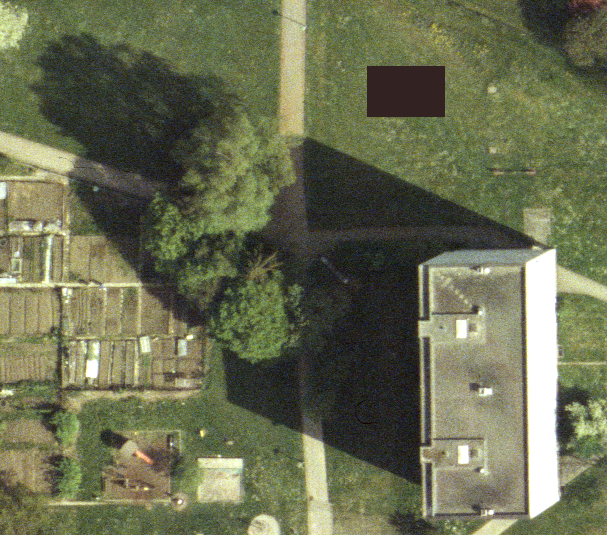
//> input picture 实习数据/第三部分 阴影检测/Color.bmp, 607 x 535 px
$ ./源   (built with g++ and OpenCV 4)
//> lines starting //> are read from the running program, lines starting //| are printed output that depends on the picture; after the words box and inside, x2 and y2 are one past the last pixel; in counts of white or black regions, pixels touching at a corner belong together
#include <iostream>
#include <opencv2/core/core.hpp>
#include <opencv2/highgui/highgui.hpp>
#include <opencv2/imgproc/imgproc.hpp>
#include<math.h>
#include<algorithm>

#define Pi 3.1415926

#define T1  80  //类间最大误差法调高的阈值 用作HSV去噪
#define T2  40  //类间最大误差法调高的阈值 用作C1C2C3去噪

#define HSV 0              //用于不同type进行相似的函数操作
#define C1C2C3 1

using namespace std;
using namespace cv;

void Rgb2Hsv(Mat r, Mat g, Mat b,Mat *h,Mat *s,Mat *v);  //HSV空间转换
Mat Shadow(Mat h, Mat s, Mat v);                         //HSV阴影识别
Mat CCC(Mat r, Mat g, Mat b);                           // C1C2C3空间转换
Mat Segment(Mat img,int type);                          //二值化处理
void Merge(Mat img,int type);                          //小面积去除 大面积合并

int main()
{
	Mat img = imread("../../../实习数据/第三部分 阴影检测/Color.bmp");
//> img is the input picture: 535 rows x 607 cols, CV_8UC3; mean B, G, R 81, 109.6, 105.7

	vector<Mat> channel;
	split(img, channel);        //channel  B G R

	Mat h(img.size(),CV_64FC1), s(img.size(), CV_64FC1), v(img.size(), CV_64FC1);


	Rgb2Hsv(channel[2], channel[1], channel[0], &h, &s, &v);

	Mat M=Shadow(h, s, v);
	Mat M_binary = Segment(M,HSV);    //最大类间误差法分割
	Merge(M_binary, HSV);

	Mat C = CCC(channel[2], channel[1], channel[0]);
	Mat C_binary = Segment(C,C1C2C3);    //最大类间误差法分割
	Merge(C_binary, C1C2C3);

	return 0;
}


void Rgb2Hsv(Mat r, Mat g, Mat b, Mat *h, Mat *s, Mat *v)
{
	r.convertTo(r, CV_64FC1);
	g.convertTo(g, CV_64FC1);
	b.convertTo(b, CV_64FC1);

	Mat temp1(r.size(),CV_64FC1),temp2(r.size(),CV_64FC1);

	//  V=1/3 *(R+G+B)
	add(r, g, temp1);
	add(temp1, b, temp1);
	divide(temp1, 3, *v);

	//  S=1-min(R,G,B)/V
	for(int i=0;i<r.rows;i++)
		for (int j = 0; j < r.cols; j++)
		{
			double val =0;
			val = min(r.at<double>(i, j),g.at<double>(i, j));
			temp2.at<double>(i, j) = min(val, b.at<double>(i, j));
		}

	divide(temp2, *v, temp2);
	subtract(1, temp2, *s);


	//  H = θ   360-θ
	for(int i=0;i<r.rows;i++)
		for (int j = 0; j < r.cols; j++)
		{
			double valr = r.at<double>(i, j);
			double valg = g.at<double>(i, j);
			double valb = b.at<double>(i, j);

			if (valb <= valg)
			{
				h->at<double>(i, j) = 180 / Pi * acos(0.5*(valr - valg + valr - valb)
					                  / sqrt((valr - valg)*(valr - valg) + (valr - valb)*(valg - valb)));
			}
			else
			{
				h->at<double>(i, j) = 360-180 / Pi * acos(0.5*(valr - valg + valr - valb)
					                  / sqrt((valr - valg)*(valr - valg) + (valr - valb)*(valg - valb)));
			}

		}
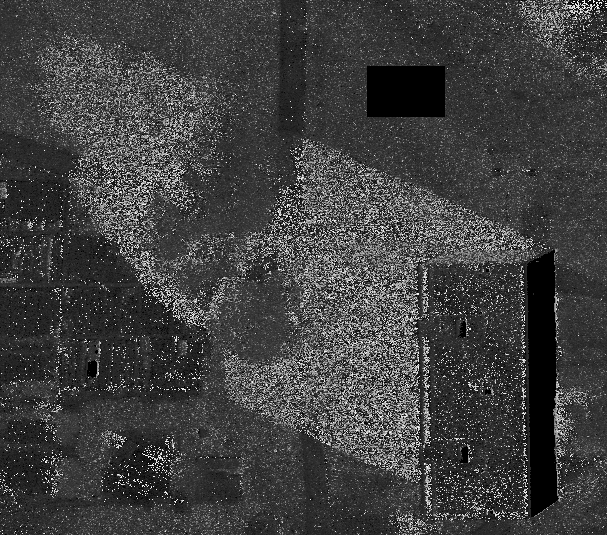
//> h: 535 rows x 607 cols, CV_64FC1; 2.22% of the values are NaN or infinite; the others: min 0, max 359.1, mean 92.24; drawn with min black, max white, NaN and infinite black


}

Mat Shadow(Mat h, Mat s, Mat v)
{
	Mat M;

	Mat res1, res2;  // 分子分母

	subtract(s, v, res1);
	add(h, s, res2);
	add(res2, v, res2);
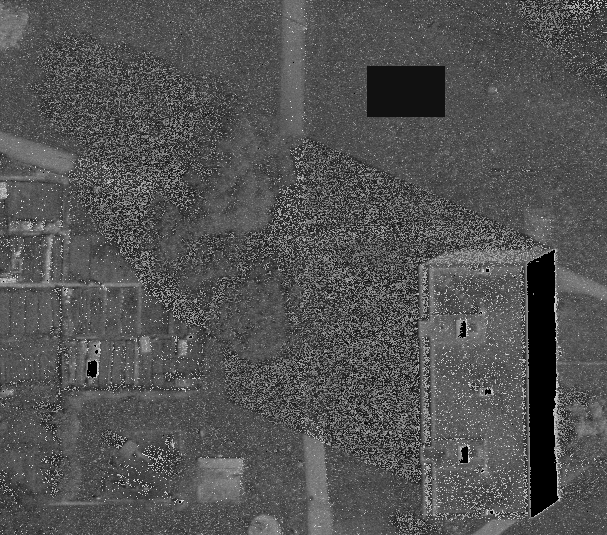
//> res2: 535 rows x 607 cols, CV_64FC1; 2.22% of the values are NaN or infinite; the others: min 2, max 560.1, mean 187.8; drawn with min black, max white, NaN and infinite black

	divide(res1, res2, M);
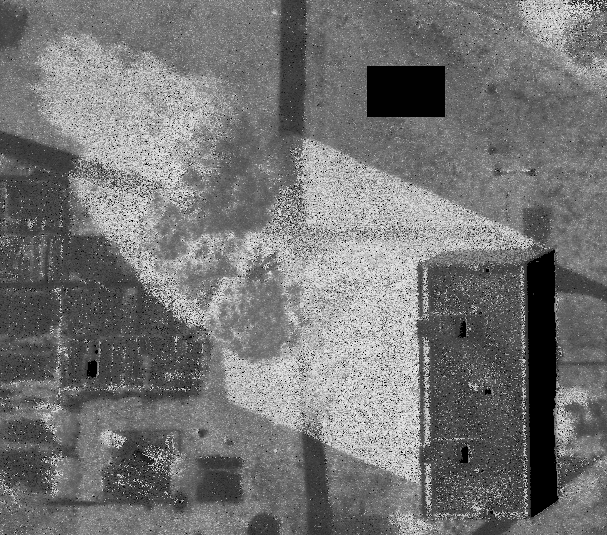
//> M: 535 rows x 607 cols, CV_64FC1; 2.22% of the values are NaN or infinite; the others: min -1, max 0, mean -0.531; drawn with min black, max white, NaN and infinite black

	return M;
}

Mat CCC(Mat r, Mat g, Mat b)
{
	r.convertTo(r, CV_64FC1);
	g.convertTo(g, CV_64FC1);
	b.convertTo(b, CV_64FC1);

	Mat C3(r.size(),CV_64FC1);

	for(int i=0;i<r.rows;i++)
		for (int j = 0; j < r.cols; j++)
		{
			C3.at<double>(i, j) = atan(b.at<double>(i, j) / max(r.at<double>(i, j), g.at<double>(i, j)));
		}

	return C3;
}

Mat Segment(Mat img,int type)
{
//> called with type = 0
	Mat out(img.size(), CV_8UC1);

	double temp = 0;
	double max = 0;
	double min = 255;

	//最大类间误差法

	//灰度拉伸 从0-255
	for (int i = 0; i < img.rows; i++)
		for (int j = 0; j < img.cols; j++)
		{
			temp = img.at<double>(i, j);
			if (temp > max)
			{
				max = temp;
			}
			if (temp < min)
			{
				min = temp;
			}
		}
//> this loop made 535 passes
//> (temp, min) on passes 1 to 3: (-0.647, -0.999), (-0.87, -0.999), (-0.669, -0.999)
//> after the loop, temp = -0.702; max = 0; min = -1
	double scale = 255 / (max - min);
//> scale = 255

	for (int i = 0; i < img.rows; i++)
		for (int j = 0; j < img.cols; j++)
		{
			out.at<uchar>(i, j) = (unsigned char)((int)((img.at<double>(i, j) - min)*scale));
		}

	//动态计算阈值
	int thre = 0;
	double f1 = 0; double f2 = 0;         //前后景灰度频数
	double s_temp = 0; double s = 0;     //方差
	double avg1 = 0; double avg2 = 0;    //前后景分别均值

	for (int t = 0; t < 256; t++)          //找每一个阈值
	{
		f1 = 0;
		f2 = 0;
		avg1 = 0;
		avg2 = 0;

		for (int i = 0; i < out.rows; i++)
			for (int j = 0; j < out.cols; j++)
			{
				int val = (int)(out.at<uchar>(i, j));
				if (val < t)
				{
					f1++;
					avg1 += val;
				}
				else
				{
					f2++;
					avg2 += val;
				}
			}
		avg1 /= f1;
		avg2 /= f2;
		s_temp = f1 * f2*pow((avg1 - avg2), 2) / pow((out.rows - out.cols), 2);

		if (s_temp > s)    //找到动态规划后的阈值
		{
			thre = t;
			s = s_temp;
		}
	}
//> this loop made 256 passes
//> (f1, avg1, f2, avg2, s) on passes 2 to 13: (8069, 0, 316676, 119.4, 7.02e+09), (12182, 0.338, 312563, 120.9, 1.07e+10), (12204, 0.341, 312541, 120.9, 1.07e+10), (12225, 0.345, 312520, 120.9, 1.07e+10), (12244, 0.351, 312501, 120.9, 1.07e+10), (12279, 0.364, 312466, 121, 1.08e+10), (12311, 0.379, 312434, 121, 1.08e+10), (12338, 0.393, 312407, 121, 1.08e+10), (12379, 0.418, 312366, 121, 1.08e+10), (12422, 0.448, 312323, 121, 1.09e+10), (12464, 0.48, 312281, 121, 1.09e+10), (12505, 0.515, 312240, 121, 1.09e+10)
//> s on passes 61 to 66: 1.56e+10, 1.6e+10, 1.64e+10, 1.68e+10, 1.72e+10, 1.77e+10

	Mat res(out.size(), out.type());

	//二值化
	if (type == 0)
	{
		for (int i = 0; i < res.rows; i++)
			for (int j = 0; j < res.cols; j++)
			{
				int val = (int)(out.at<uchar>(i, j));
				if (val > thre + T1)   //////////阈值调大
				{
					res.at<uchar>(i, j) = 255;
				}
				else
				{
					res.at<uchar>(i, j) = 0;
				}
			}
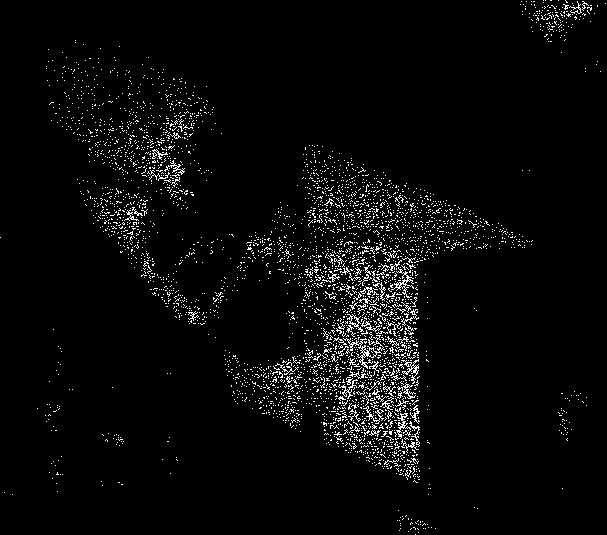
//> res: 535 rows x 607 cols, CV_8UC1; 3.6% white in thin lines or dots
		//imshow("合并前基于HSV空间的阴影检测", res);
		//waitKey(600);
		//imwrite("合并前基于HSV空间的阴影检测.jpg", res);
	}
	else if (type == 1)
	{
		for (int i = 0; i < res.rows; i++)
			for (int j = 0; j < res.cols; j++)
			{
				int val = (int)(out.at<uchar>(i, j));
				if (val > thre + T2)   //////////阈值调大
				{
					res.at<uchar>(i, j) = 255;
				}
				else
				{
					res.at<uchar>(i, j) = 0;
				}
			}
		//imshow("合并前基于C1C2C3空间的阴影检测", res);
		//waitKey(600);
		//imwrite("合并前基于C1C2C3空间的阴影检测.jpg", res);
	}

	return res;
}

void Merge(Mat img, int type)
{
//> called with type = 0
	Mat temp=img.clone();

	if (type == 0)
	{
		//腐蚀和膨胀操作形成连通域
		Mat element1 = getStructuringElement(MORPH_ELLIPSE, Size(2, 2));
		Mat element2 = getStructuringElement(MORPH_ELLIPSE, Size(3, 3));

		dilate(temp, temp, element1, Point(-1, -1), 6);
		dilate(temp, temp, element2, Point(-1, -1), 3);
		erode(temp, temp, element1, Point(-1, -1), 1);
//> temp: 535 rows x 607 cols, CV_8UC1; 28% white; 31 white regions, largest, box (x1, y1, x2, y2) and area: (44, 44, 541, 492) 80586, (518, 0, 607, 61) 3060, (556, 389, 595, 449) 1255

		//寻找连通区域
		Mat res = temp.clone();
		vector<vector<Point>> contours;
		vector<Vec4i> hierarchy;
		findContours(res, contours, hierarchy, RETR_LIST, CHAIN_APPROX_SIMPLE);

		for (int i = 0; i < contours.size(); i++)
		{
			if (contourArea(contours[i]) < 100)    //选取连通区域的阈值
			{
				drawContours(res, contours, i, Scalar(0), -1);
			}
		}
//> this loop made 56 passes
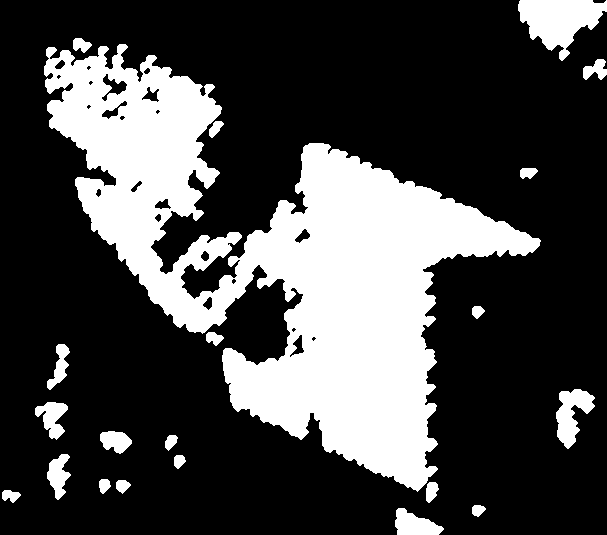
//> res: 535 rows x 607 cols, CV_8UC1; 27.7% white; 21 white regions, largest, box (x1, y1, x2, y2) and area: (44, 44, 541, 492) 80301, (518, 0, 607, 61) 3060, (556, 389, 595, 449) 1255
//> after the loop in CCC, `for(int i=0;i<r.rows;i++)`:
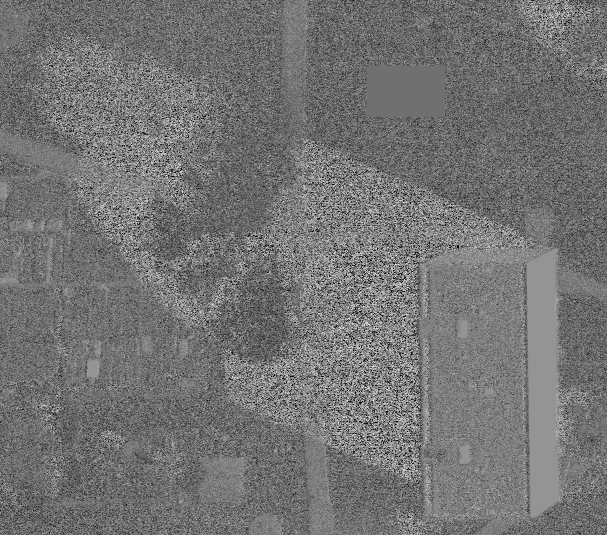
//> C3: 535 rows x 607 cols, CV_64FC1; min 0, max 1.35, mean 0.614; drawn with min black and max white
//> after the loop in Segment (call 2), `for (int i = 0; i < res.rows; i++)`: res: 535 rows x 607 cols, CV_8UC1; 6.2% white in thin lines or dots
//> call 2 of Merge, with type = 1
//> in Merge (call 2), `erode(temp, temp, element1, Point(-1, -1), 1);`: temp: 535 rows x 607 cols, CV_8UC1; 28.1% white; 796 white regions (675 under 20 px), largest, box (x1, y1, x2, y2) and area: (33, 34, 537, 485) 73794, (517, 0, 600, 65) 2385, (555, 381, 590, 446) 1038
//> after the loop in Merge (call 2), `for (int i = 0; i < contours.size(); i++)`:
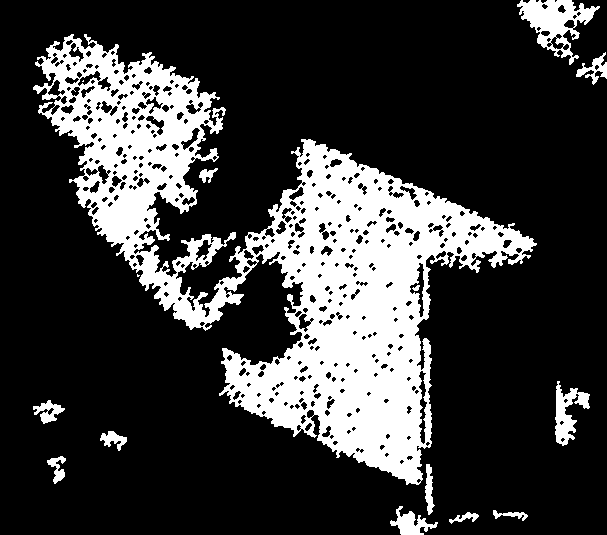
//> res: 535 rows x 607 cols, CV_8UC1; 22.9% white; 15 white regions (2 under 20 px), largest, box (x1, y1, x2, y2) and area: (33, 34, 537, 485) 68668, (517, 0, 600, 65) 2195, (555, 381, 590, 446) 1017

		imshow("合并后基于HSV空间的阴影检测", res);
		waitKey(600);
	}
	else if (type == 1)
	{
		//腐蚀和膨胀操作形成连通域
		Mat element1 = getStructuringElement(MORPH_ELLIPSE, Size(2, 2));
		Mat element2 = getStructuringElement(MORPH_ELLIPSE, Size(3, 3));

		dilate(temp, temp, element1, Point(-1, -1), 2);
		dilate(temp, temp, element2, Point(-1, -1), 1);
		erode(temp, temp, element1, Point(-1, -1), 1);

		//寻找连通区域
		Mat res = temp.clone();
		vector<vector<Point>> contours;
		vector<Vec4i> hierarchy;
		findContours(res, contours, hierarchy, RETR_LIST, CHAIN_APPROX_SIMPLE);

		for (int i = 0; i < contours.size(); i++)
		{
			if (contourArea(contours[i]) < 100)    //选取连通区域的阈值
			{
				drawContours(res, contours, i, Scalar(0), -1);
			}
		}

		imshow("合并后基于C1C2C3空间的阴影检测", res);
		waitKey(0);
	}

}
